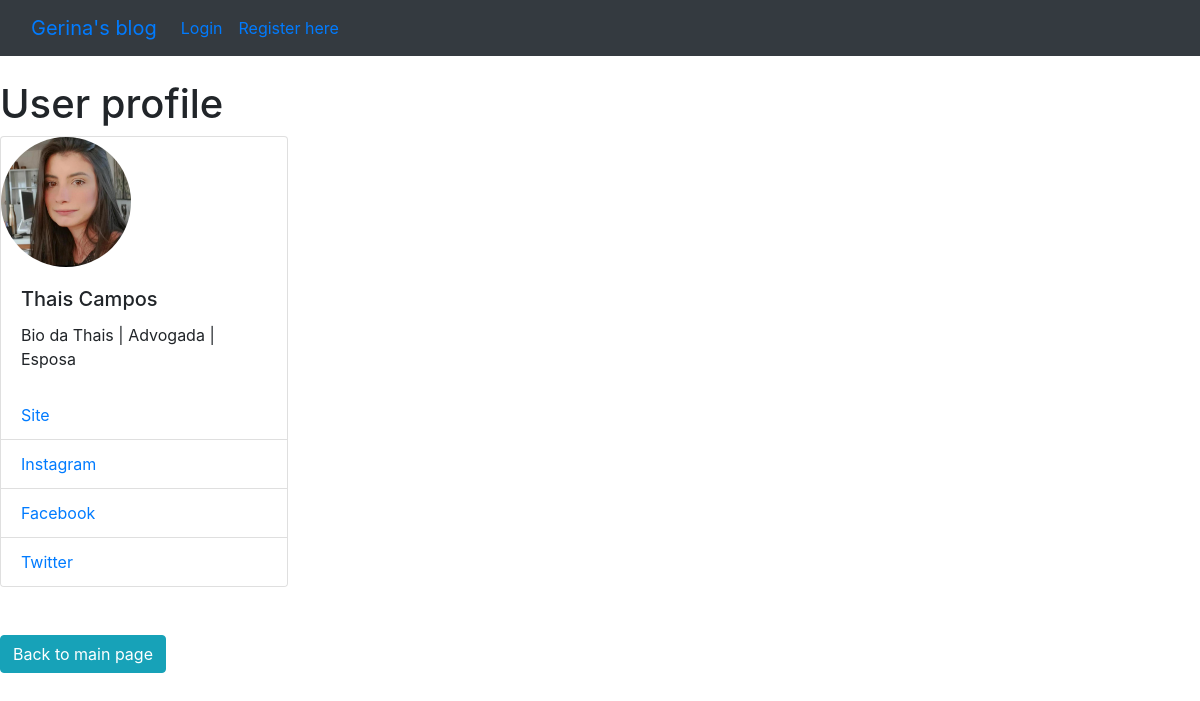
Screenshot of /members/2/profile/ with the database file from the repository.
### theblog/models.py (models this page shows, shortened)
class Profile(models.Model):
    user = models.OneToOneField(User, null=True, on_delete=models.CASCADE)
    bio = models.TextField(default='Usuário do blog')
    profile_pic = models.ImageField(null=True, blank=True, upload_to='images/profile/')
    website_url = models.CharField(max_length=255, null=True, blank=True)
    facebook_url = models.CharField(max_length=255, null=True, blank=True)
    twitter_url = models.CharField(max_length=255, null=True, blank=True)
    instagram_url = models.CharField(max_length=255, null=True, blank=True)
    github_url = models.CharField(max_length=255, null=True, blank=True)

### members/views.py (the view)
# urls.py: path('<int:pk>/profile/', ShowProfilePageView.as_view(), name='show_profile_page'),
class ShowProfilePageView(DetailView):
    model = Profile
    template_name = 'registration/user_profile.html'
    def get_context_data(self, *args, **kwargs):
        users = Profile.objects.all()
        context = super(ShowProfilePageView, self).get_context_data(*args, **kwargs)
        page_user = get_object_or_404(Profile, id= self.kwargs['pk'])
        context["page_user"] = page_user
        return context

### members/templates/registration/user_profile.html (shortened to what this page needs)
{% extends 'base.html' %}
{% load static %}
{% block content %}
<h1>User profile</h1>
<div class="card" style="width: 18rem;">
    {% if page_user.profile_pic %}
        <img src="{{ page_user.profile_pic.url }}" alt="" width=130 height=130 class="rounded-circle">
    {% else %}
        <img src="{% static 'theblog/images/TikTok.jpg' %}" alt="" width=130 height=130 class="rounded-circle">
    {% endif %}
  <div class="card-body">
      {% if page_user.profile %}
            <h5 class="card-title"><a href="{% url 'show_profile_page' post.author.profile.id %}">
        {{ page_user.first_name}} {{ page_user.last_name }}</a></h5>
      {% else %}
            <h5 class="card-title">{{ page_user.user.first_name}} {{ page_user.user.last_name }}</h5>
      {% endif %}
    <p class="card-text">{{ page_user.bio }}</p>
  </div>
  <ul class="list-group list-group-flush">
      {% if page_user.website_url %}
          <li class="list-group-item"><a href="{{ page_user.website_url }}">Site</a></li>
      {% endif %}
      {% if page_user.instagram_url %}
           <li class="list-group-item"><a href="{{ page_user.instagram_url }}">Instagram</a></li>
      {% endif %}
      {% if page_user.facebook_url %}
           <li class="list-group-item"><a href="{{ page_user.facebook_url }}">Facebook</a></li>
      {% endif %}
      {% if page_user.twitter_url %}
           <li class="list-group-item"><a href="{{ page_user.twitter_url }}">Twitter</a></li>
      {% endif %}
  </ul>
</div>
<br>
<br>
    <a href="{% url 'home' %}" class="btn btn-info">Back to main page</a>
{% endblock %}

### rows the page displays
Profile: profile_pic (picture), user.first_name "Thais", user.last_name "Campos", bio "Bio da Thais | Advogada | Esposa"
